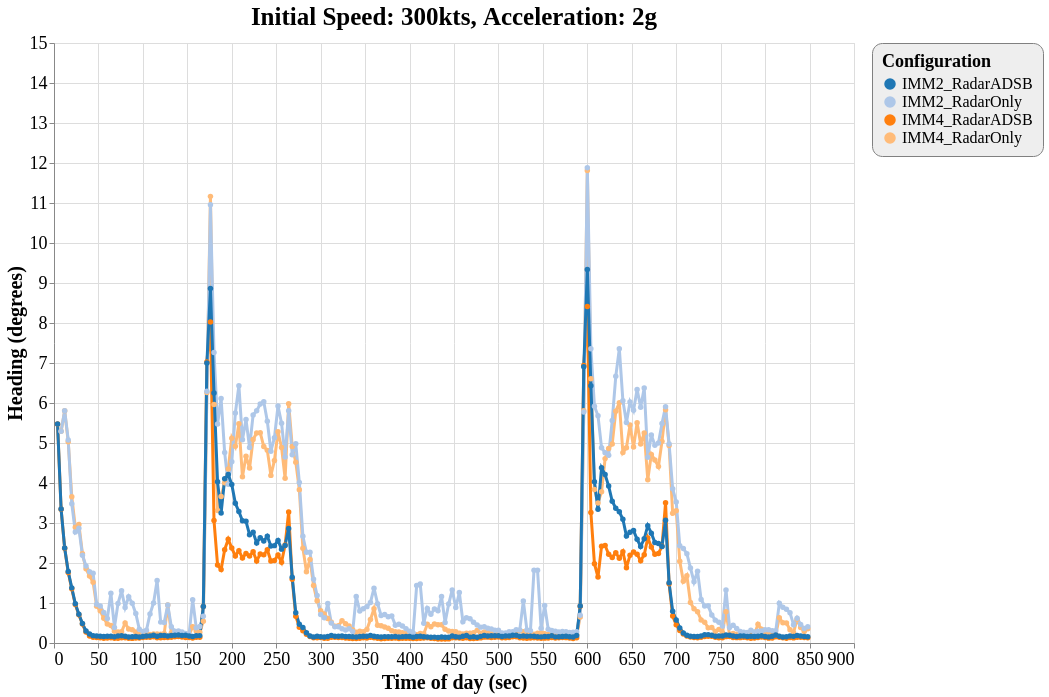

The Vega-Lite source for this figure:
### Vega-Lite specification from a JSON file in a GitHub repository (floating-point values rounded to 4 significant figures; data arrays with more than 128 entries replaced by an {"elided": "..."} marker saying what was removed)
{"config": {"view": {"continuousWidth": 800, "continuousHeight": 600}, "axisX": {"labelFontSize": 18, "titleFontSize": 20}, "axisY": {"labelFontSize": 18, "titleFontSize": 20}, "font": "Times New Roman", "legend": {"cornerRadius": 10, "fillColor": "#EEEEEE", "labelFontSize": 16, "padding": 10, "strokeColor": "gray", "titleFontSize": 18}, "title": {"fontSize": 25}}, "data": {"name": "data-ed7f64b979e63a36eb030fb5ae79353a"}, "mark": {"type": "line", "point": true, "strokeWidth": 3}, "encoding": {"color": {"type": "ordinal", "field": "config", "scale": {"scheme": "category20"}, "title": "Configuration"}, "x": {"type": "quantitative", "field": "time", "title": "Time of day (sec)"}, "y": {"type": "quantitative", "field": "rmse_hdg", "scale": {"domain": [0, 15], "zero": false}, "title": "Heading (degrees)"}}, "selection": {"selector027": {"type": "interval", "bind": "scales", "encodings": ["x", "y"]}}, "title": "Initial Speed: 300kts, Acceleration: 2g", "$schema": "https://vega.github.io/schema/vega-lite/v4.8.1.json", "datasets": {"data-ed7f64b979e63a36eb030fb5ae79353a": {"elided": "846 records"}}}
